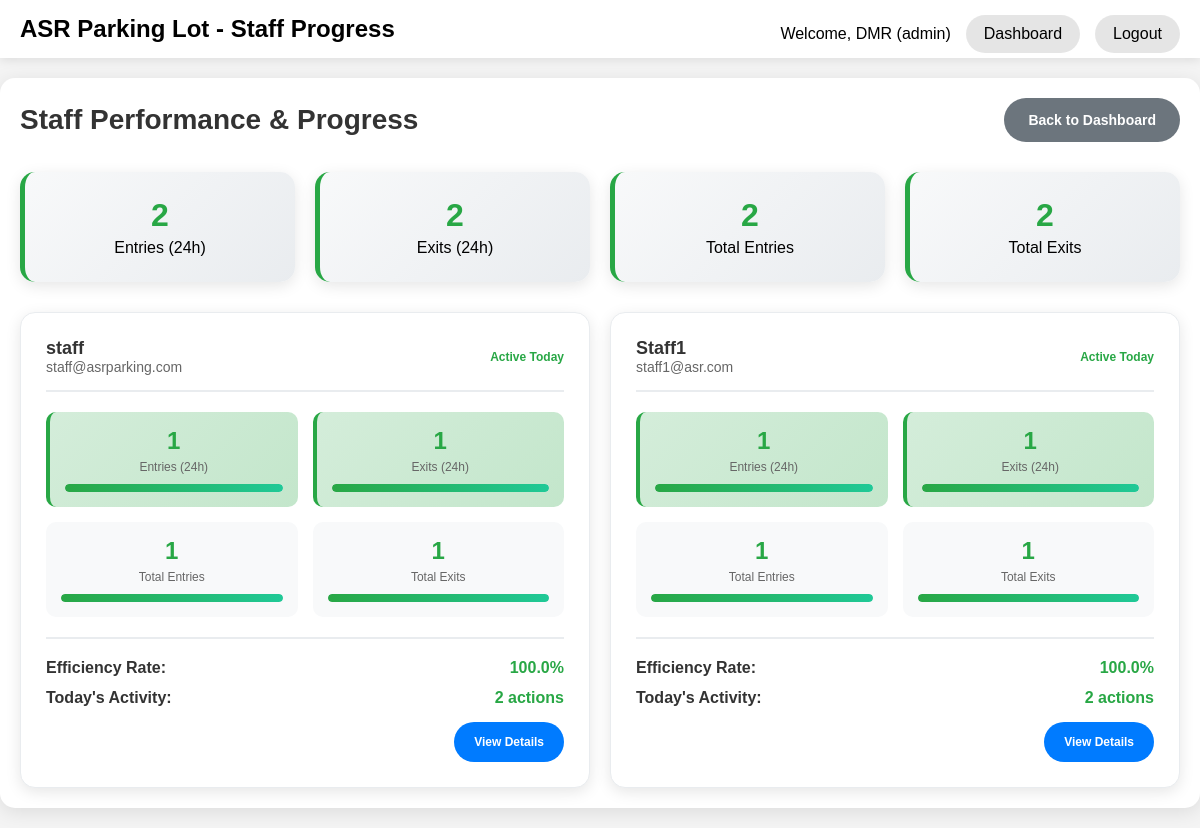
/admin/staff-progress (signed in), run on an earlier commit of the app's database.
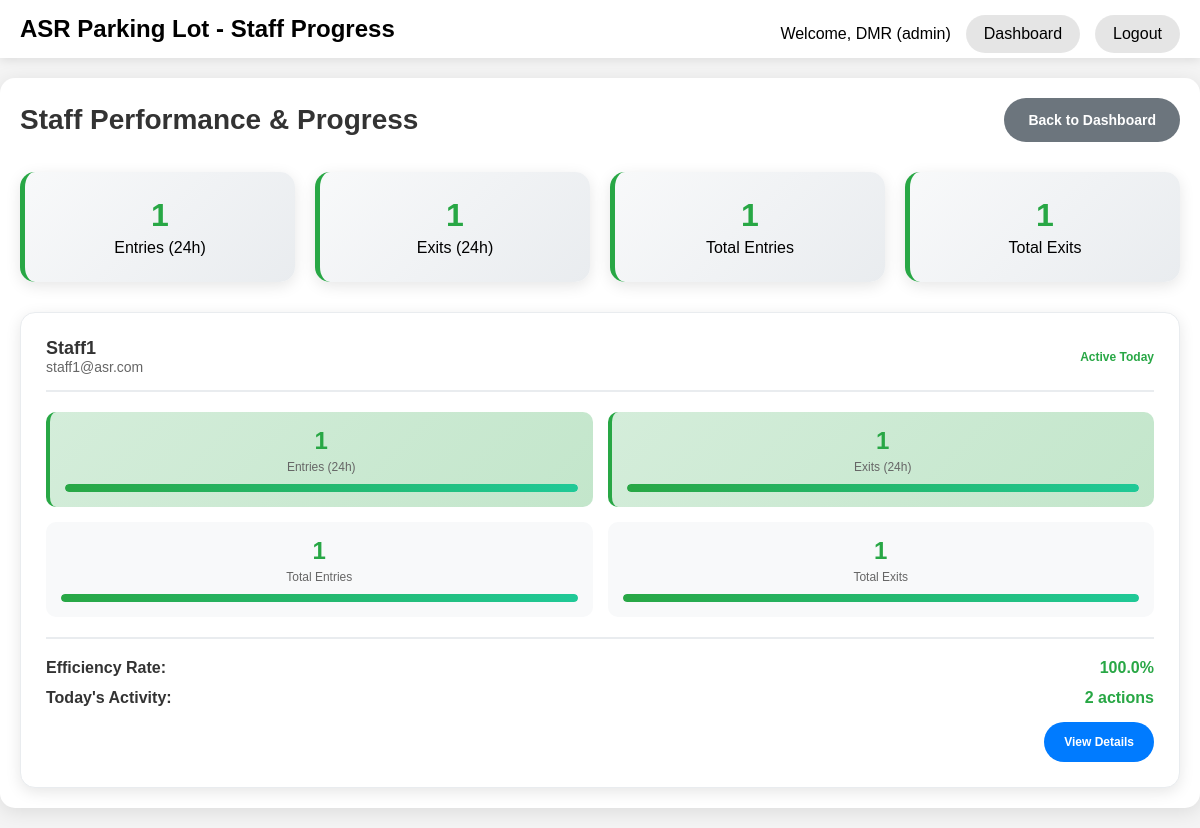
And on a later commit of the database.
### app/models.py (models this page shows, shortened)
class User(UserMixin, db.Model):
    id = db.Column(db.Integer, primary_key=True)
    username = db.Column(db.String(80), index=True, unique=True, nullable=False)
    email = db.Column(db.String(120), index=True, unique=True, nullable=False)
    password_hash = db.Column(db.String(256))
    role = db.Column(db.String(10), index=True, nullable=False, default='staff') # 'admin' or 'staff'

### app/routes.py (the view)
@main.route('/admin/staff-progress')
@login_required
def staff_progress():
    if current_user.role != 'admin':
        flash('Access denied. Admin privileges required.', 'error')
        return redirect(url_for('main.index'))
    staff_members = User.query.filter_by(role='staff').all()
    now = datetime.utcnow()
    twenty_four_hours_ago = now - timedelta(hours=24)
    staff_data = []
    for staff in staff_members:
        entries_24h = Entry.query.filter(
            Entry.entry_time >= twenty_four_hours_ago,
            (Entry.device == f'Terminal - {staff.username}') |
            (Entry.device == f'Exit Terminal - {staff.username}')
        ).count()
        exits_24h = Entry.query.filter(
            Entry.exit_time >= twenty_four_hours_ago,
            Entry.device == f'Exit Terminal - {staff.username}'
        ).count()
        total_entries = Entry.query.filter(
            (Entry.device == f'Terminal - {staff.username}') |
            (Entry.device == f'Exit Terminal - {staff.username}')
        ).count()
        total_exits = Entry.query.filter(
            Entry.exit_time.isnot(None),
            Entry.device == f'Exit Terminal - {staff.username}'
        ).count()
        staff_data.append({
            'user': staff,
            'entries_24h': entries_24h,
            'exits_24h': exits_24h,
            'total_entries': total_entries,
            'total_exits': total_exits
        })
    return render_template('staff_progress.html',
                         title='Staff Progress',
                         staff_data=staff_data)

### app/__init__.py (called while the page is built)
def create_app():
    app = Flask(__name__)
    app.config['SECRET_KEY'] = os.environ.get('SECRET_KEY') or 'dev-secret-key-change-in-production'
    app.config['SQLALCHEMY_DATABASE_URI'] = 'sqlite:///site.db'
    app.config['SQLALCHEMY_TRACK_MODIFICATIONS'] = False
    db.init_app(app)
    login_manager.init_app(app)
    migrate.init_app(app, db)
    login_manager.login_view = 'main.login'
    login_manager.login_message_category = 'info'
    from app.routes import main as main_blueprint
    app.register_blueprint(main_blueprint)
    from .models import User
    @login_manager.user_loader
    def load_user(user_id):
        return User.query.get(int(user_id))
    return app

### app/templates/staff_progress.html (shortened to what the changed rows need)
<!DOCTYPE html>
<html lang="en">
<head>
</head>
<body>
    <div class="navbar">
        <h1>ASR Parking Lot - Staff Progress</h1>
    </div>
    <div class="container">
        <div class="page-header">
            <h2>Staff Performance & Progress</h2>
        </div>
        <div class="stats-summary">
            <div class="stat-card">
                <div class="stat-number">{{ staff_data|sum(attribute='entries_24h') }}</div>
                <div>Entries (24h)</div>
            </div>
            <div class="stat-card">
                <div class="stat-number">{{ staff_data|sum(attribute='exits_24h') }}</div>
                <div>Exits (24h)</div>
            </div>
            <div class="stat-card">
                <div class="stat-number">{{ staff_data|sum(attribute='total_entries') }}</div>
                <div>Total Entries</div>
            </div>
            <div class="stat-card">
                <div class="stat-number">{{ staff_data|sum(attribute='total_exits') }}</div>
                <div>Total Exits</div>
            </div>
        </div>
        {% if staff_data %}
        <div class="staff-grid">
            {% for staff in staff_data %}
            <div class="staff-card">
                <div class="staff-header">
                    <div>
                        <div class="staff-name">{{ staff.user.username }}</div>
                        <div class="staff-email">{{ staff.user.email }}</div>
                    </div>
                    <div class="staff-status">
                        {% if staff.entries_24h > 0 or staff.exits_24h > 0 %}
                            <span class="status-active">Active Today</span>
                        {% else %}
                            <span class="status-inactive">No Activity</span>
                        {% endif %}
                    </div>
                </div>
                <div class="staff-stats">
                    <div class="stat-item today-highlight">
                        <div class="stat-value">{{ staff.entries_24h }}</div>
                        <div class="stat-label">Entries (24h)</div>
                        <div class="progress-indicator">
                            {% set max_entries = staff_data|map(attribute='entries_24h')|max %}
                            {% if max_entries > 0 %}
                                <div class="progress-bar" style="width: {{ (staff.entries_24h / max_entries * 100)|round }}%"></div>
                            {% endif %}
                        </div>
                    </div>
                    <div class="stat-item today-highlight">
                        <div class="stat-value">{{ staff.exits_24h }}</div>
                        <div class="stat-label">Exits (24h)</div>
                        <div class="progress-indicator">
                            {% set max_exits = staff_data|map(attribute='exits_24h')|max %}
                            {% if max_exits > 0 %}
                                <div class="progress-bar" style="width: {{ (staff.exits_24h / max_exits * 100)|round }}%"></div>
                            {% endif %}
                        </div>
                    </div>
                    <div class="stat-item">
                        <div class="stat-value">{{ staff.total_entries }}</div>
                        <div class="stat-label">Total Entries</div>
                        <div class="progress-indicator">
                            {% set max_total_entries = staff_data|map(attribute='total_entries')|max %}
                            {% if max_total_entries > 0 %}
                                <div class="progress-bar" style="width: {{ (staff.total_entries / max_total_entries * 100)|round }}%"></div>
                            {% endif %}
                        </div>
                    </div>
                    <div class="stat-item">
                        <div class="stat-value">{{ staff.total_exits }}</div>
                        <div class="stat-label">Total Exits</div>
                        <div class="progress-indicator">
                            {% set max_total_exits = staff_data|map(attribute='total_exits')|max %}
                            {% if max_total_exits > 0 %}
                                <div class="progress-bar" style="width: {{ (staff.total_exits / max_total_exits * 100)|round }}%"></div>
                            {% endif %}
                        </div>
                    </div>
                </div>
                <div class="staff-performance">
                    <div class="performance-metric">
                        <span class="metric-label">Efficiency Rate:</span>
                        <span class="metric-value">
                            {% if staff.total_entries > 0 %}
                                {{ ((staff.total_exits / staff.total_entries) * 100)|round(1) }}%
                            {% else %}
                                0%
                            {% endif %}
                        </span>
                    </div>
                    <div class="performance-metric">
                        <span class="metric-label">Today's Activity:</span>
                        <span class="metric-value">{{ staff.entries_24h + staff.exits_24h }} actions</span>
                    </div>
                    <div class="staff-actions">
                        <a href="{{ url_for('main.staff_details', staff_id=staff.user.id) }}" class="btn-details">View Details</a>
                    </div>
                </div>
            </div>
            {% endfor %}
        </div>
        {% else %}
        <div class="empty-state">
            <h3>No Staff Members Found</h3>
            <p>There are no staff members in the system to track progress.</p>
            <a href="{{ url_for('main.add_user') }}" class="btn btn-secondary">Add Staff Member</a>
        </div>
        {% endif %}
    </div>
</body>
</html>

What changed in the data, as far as the page shows it:
removed User: user.username "staff", user.email "staff@asrparking.com"
Also different on the page:
{{ staff_data|sum(attribute='entries_24h') }}: "2" → "1"
{{ staff_data|sum(attribute='exits_24h') }}: "2" → "1"
{{ staff_data|sum(attribute='total_entries') }}: "2" → "1"
{{ staff_data|sum(attribute='total_exits') }}: "2" → "1"
list line gone: "Active Today 1 Entries (24h) 1 Exits (24h) 1 Total Entries 1 Total Exits Efficiency Rate: 100.0 % Today's Activity: 2 actions View Details"
